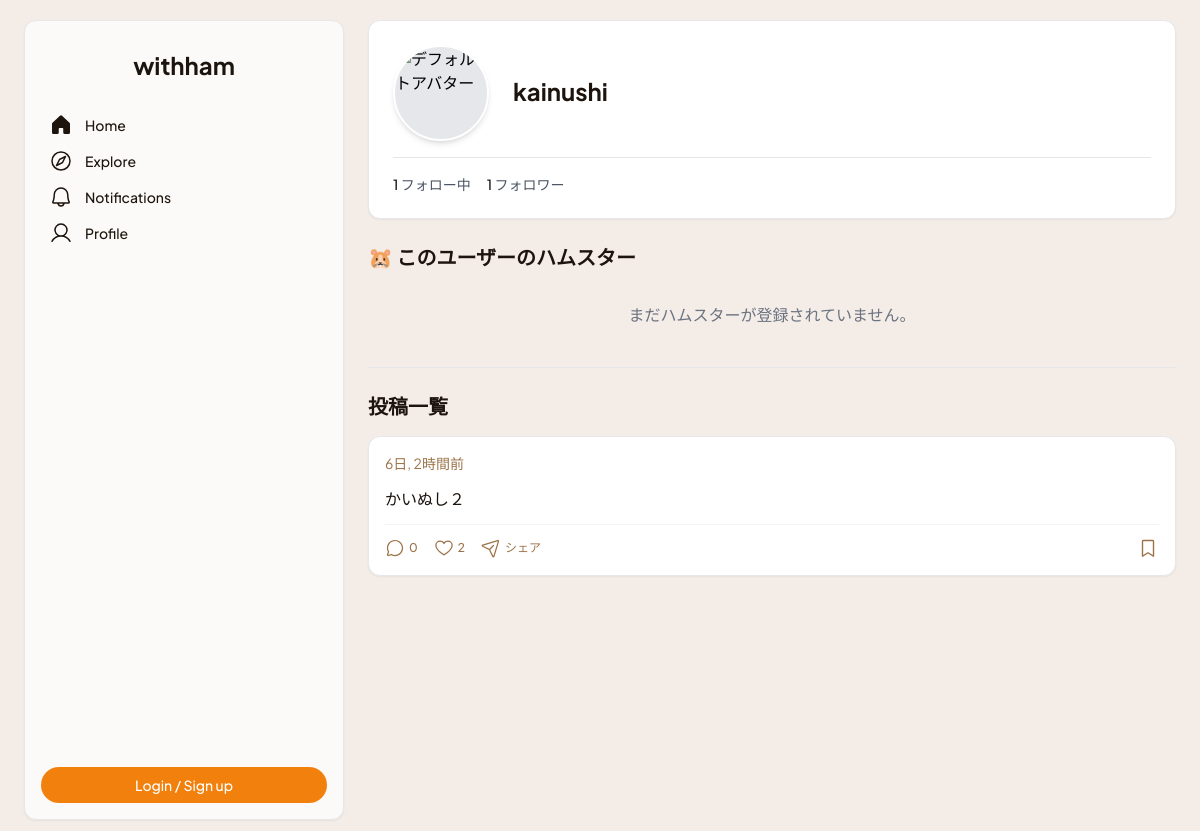
The app's page /users/3/, older data.
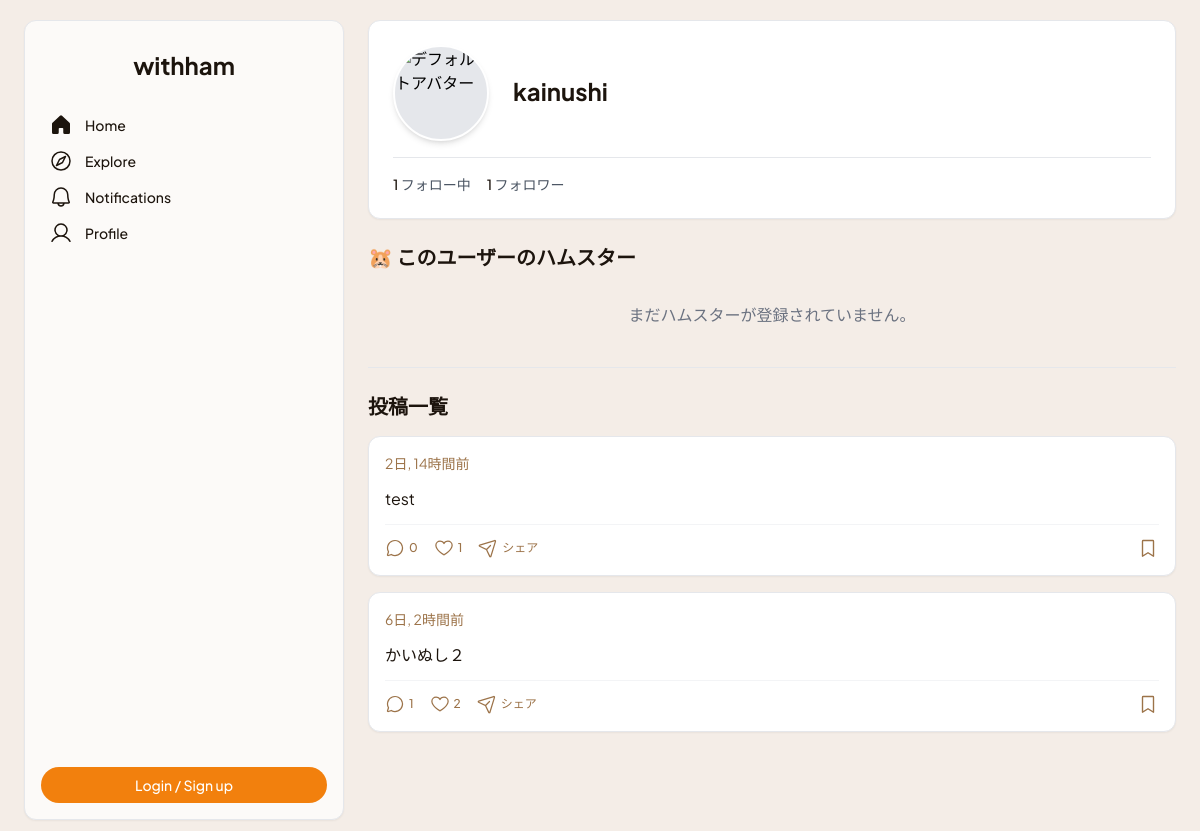
The same page, newer data.
### withham/models.py (models this page shows, shortened)
class Post(models.Model):
    author = models.ForeignKey(User, on_delete=models.CASCADE, related_name='posts', verbose_name='投稿者')
    hamster = models.ForeignKey(Hamster, on_delete=models.SET_NULL, blank=True, null=True, related_name='posts', verbose_name='関連ハムスター')
    text = models.TextField('本文')
    image = models.ImageField('画像', upload_to='post_images/', blank=True, null=True)
    created_at = models.DateTimeField('投稿日時', default=timezone.now)
    likes = models.ManyToManyField(User, related_name='liked_posts', blank=True, verbose_name='いいねしたユーザー')
    tags = models.ManyToManyField(Tag, blank=True, related_name='posts', verbose_name='タグ')
    post_as_hamster = models.BooleanField("ハムスターとして投稿", default=False)
    class Meta:
        verbose_name = '投稿'
        verbose_name_plural = '投稿'
        ordering = ['-created_at']

### withham/views.py (the view)
# urls.py: path('users/<int:pk>/', views.profile_detail, name='profile_detail'),
def profile_detail(request, pk):
    target_user = get_object_or_404(User, pk=pk)
    posts = Post.objects.filter(author=target_user).order_by('-created_at')
    hamsters = Hamster.objects.filter(owner=target_user)
    is_following = False
    following_count = 0
    followers_count = 0
    try:
        profile = target_user.profile
        following_count = profile.following.count()
        followers_count = target_user.followers.count()
        if request.user.is_authenticated:
            is_following = request.user.profile.following.filter(pk=target_user.pk).exists()
    except UserProfile.DoesNotExist:
        pass
    context = { 'target_user': target_user, 'posts': posts, 'hamsters': hamsters, 'is_following': is_following, 'following_count': following_count, 'followers_count': followers_count, }
    return render(request, 'withham/profile_detail.html', context)

### withham/templatetags/withham_tags.py (called while the page is built)
@register.filter(name='linkify_hashtags')
def linkify_hashtags(value):
    hashtag_pattern = r'#([\w\u3040-\u30ff\u31f0-\u31ff\u3200-\u32ff\u3300-\u33ff\u3400-\u4dbf\u4e00-\u9fff\uf900-\ufaff]+)'
    def replace_hashtag(match):
        tag_name = match.group(1)
        try:
            url = reverse('withham:hashtag_search', kwargs={'tag_name': tag_name})
            return f'<a href="{url}" class="text-blue-600 hover:underline">#{tag_name}</a>'
        except Exception:
            return f'#{tag_name}'
    linked_text = re.sub(hashtag_pattern, replace_hashtag, value)
    return mark_safe(linked_text)

### withham/templates/withham/profile_detail.html (shortened to what the changed rows need)
{% extends "withham/base.html" %}
{% load static %}
{% load humanize %}
{% load withham_tags %}
{% block content %}
    <div class="profile-header mb-6 p-4 sm:p-6 bg-white rounded-xl shadow-sm border border-gray-200">
        <div class="flex flex-col sm:flex-row items-center">
            <div class="flex-grow-1 text-center sm:text-left">
                <h2 class="text-2xl font-bold text-[#1c140d] mb-1">{{ target_user.username }}</h2>
            </div>
        </div>
    </div>
    {% for post in posts %}
        <div class="bg-white rounded-xl shadow-sm mb-4 border border-gray-200">
            <div class="p-4">
                <div class="flex justify-between items-center mb-3">
                    <div class="flex items-center gap-3">
                        <div>
                            <a href="{% url 'withham:post_detail' post.pk %}" class="block text-[#9c7349] text-sm font-normal leading-normal hover:underline {% if post.hamster %}mt-1{% endif %}">{{ post.created_at|timesince }}前</a>
                        </div>
                    </div>
                </div>
                {% if post.text %}
                    <p class="text-[#1c140d] text-base leading-relaxed my-3">{{ post.text|linkify_hashtags|linebreaksbr }}</p>
                {% endif %}
                <div class="flex items-center gap-4 text-[#9c7349] pt-3 border-t border-gray-100">
                     <a href="{% url 'withham:post_detail' post.pk %}#comment-form" class="flex items-center gap-1 hover:text-[#1c140d]">
                        <span class="text-xs font-medium">{{ post.comments.count }}</span>
                    </a>
                    {% if user.is_authenticated %}
                    <button type="button"
                            class="like-button flex items-center gap-1 {% if user in post.likes.all %}text-[#f2800d]{% else %}text-[#9c7349] hover:text-[#f2800d]{% endif %}"
                            data-post-id="{{ post.pk }}"
                            data-like-url="{% url 'withham:toggle_like' post.pk %}">
                        <svg class="like-icon" xmlns="http://www.w3.org/2000/svg" width="20px" height="20px" fill="currentColor" viewBox="0 0 256 256">
                            {% if user in post.likes.all %}
                                <path d="M128,216S24,160,24,94A54,54,0,0,1,78,40c22.59,0,41.94,12.31,50,32,8.06-19.69,27.41-32,50-32a54,54,0,0,1,54,54C232,160,128,216,128,216Z"></path>
                            {% else %}
                                <path d="M178,32c-20.65,0-38.73,8.88-50,23.89C116.73,40.88,98.65,32,78,32A62.07,62.07,0,0,0,16,94c0,70,103.79,126.66,108.21,129a8,8,0,0,0,7.58,0C136.21,220.66,240,164,240,94A62.07,62.07,0,0,0,178,32ZM128,206.8C109.74,196.16,32,147.69,32,94A46.06,46.06,0,0,1,78,48c19.45,0,35.78,10.36,42.6,27a8,8,0,0,0,14.8,0c6.82-16.67,23.15-27,42.6-27a46.06,46.06,0,0,1,46,46C224,147.61,146.24,196.15,128,206.8Z"></path>
                            {% endif %}
                        </svg>
                        <span class="like-count text-xs font-medium">{{ post.likes.count }}</span>
                    </button>
                    {% else %}
                        <span class="flex items-center gap-1 text-[#9c7349]">
                            <span class="like-count text-xs font-medium">{{ post.likes.count }}</span>
                        </span>
                    {% endif %}
                    <button type="button" class="flex items-center gap-1 hover:text-[#1c140d]">
                        <span class="text-xs font-medium">シェア</span>
                    </button>
                     <button type="button" class="ml-auto hover:text-[#1c140d]">
                         <svg xmlns="http://www.w3.org/2000/svg" width="22px" height="22px" fill="currentColor" viewBox="0 0 256 256"><path d="M184,32H72A16,16,0,0,0,56,48V224a8,8,0,0,0,12.24,6.78L128,193.43l59.76,37.35A8,8,0,0,0,200,224V48A16,16,0,0,0,184,32Zm0,177.57l-51.76-32.35a8,8,0,0,0-8.48,0L72,209.57V48H184Z"></path></svg>
                    </button>
                </div>
            </div>
        </div>
    {% empty %}
        <div class="bg-blue-50 border border-blue-200 text-blue-800 px-4 py-3 rounded-lg relative" role="alert">
            <strong class="font-bold">お知らせ:</strong>
            <span class="block sm:inline">まだ投稿がありません。</span>
        </div>
    {% endfor %}
{% endblock %}

Row changes from the older to the newer data that the page shows:
added Post: created_at "2日, 14時間", text|linkify_hashtags "test", comments.count "0", likes.count "1"
computed for Post "かいぬし２": comments.count "0" → "1"
